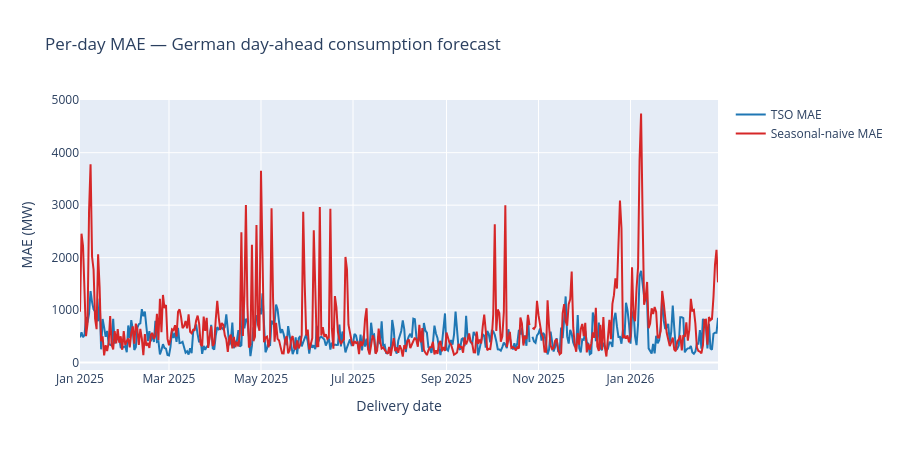

Notebook source saved alongside this figure:
### Markdown cell above
## 3. Daily MAE — TSO vs seasonal-naive over the full window

### Code cell
daily = res_tso.per_day[["issue_date", "mae_tso"]].merge(
    res_naive.per_day[["issue_date", "mae_model"]].rename(columns={"mae_model": "mae_naive"}),
    on="issue_date",
)
daily["issue_date"] = pd.to_datetime(daily["issue_date"])

fig = go.Figure()
fig.add_trace(go.Scatter(x=daily["issue_date"], y=daily["mae_tso"], name="TSO MAE", line=dict(color="#1f77b4")))
fig.add_trace(go.Scatter(x=daily["issue_date"], y=daily["mae_naive"], name="Seasonal-naive MAE", line=dict(color="#d62728")))
fig.update_layout(
    title="Per-day MAE — German day-ahead consumption forecast",
    xaxis_title="Delivery date",
    yaxis_title="MAE (MW)",
    hovermode="x unified",
    height=450,
)
fig

### Figure 1 — Plotly figure (JSON) as saved in the notebook; plotly's stock layout.template omitted (floating-point values rounded to 4 significant figures; data arrays with more than 128 entries replaced by an {"elided": "..."} marker saying what was removed)
{"data": [{"line": {"color": "#1f77b4"}, "name": "TSO MAE", "type": "scatter", "x": {"elided": "424 str values"}, "y": {"elided": "424 float values"}}, {"line": {"color": "#d62728"}, "name": "Seasonal-naive MAE", "type": "scatter", "x": {"elided": "424 str values"}, "y": {"elided": "424 float values"}}], "layout": {"height": 450, "hovermode": "x unified", "title": {"text": "Per-day MAE — German day-ahead consumption forecast"}, "xaxis": {"title": {"text": "Delivery date"}}, "yaxis": {"title": {"text": "MAE (MW)"}}}}
